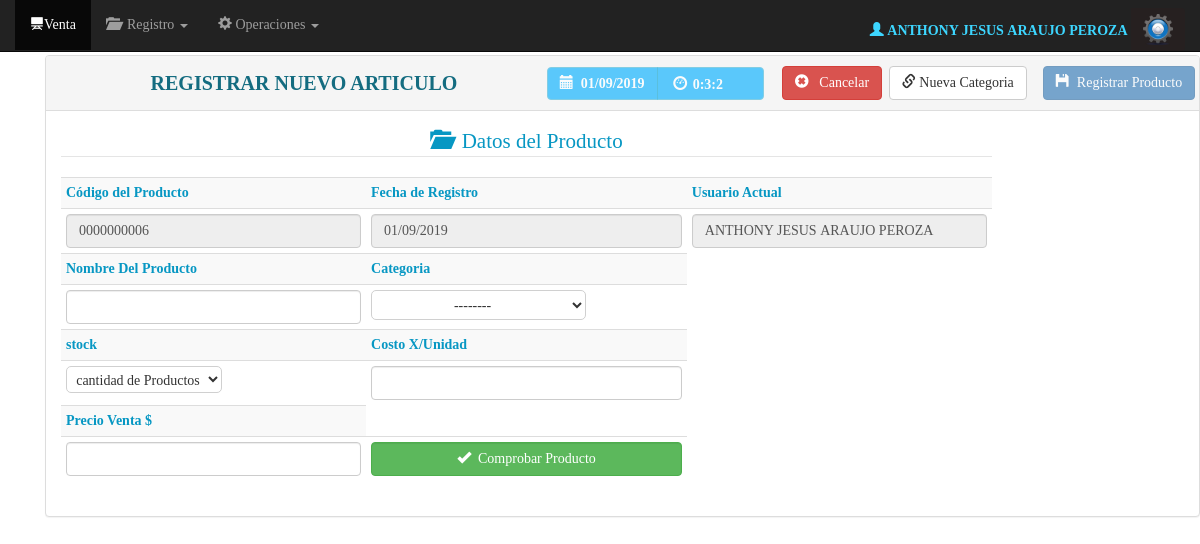
The page /vista/registro_producto.php (signed in) on the database its author committed.
### tables this page shows
CREATE TABLE `usuarios` (
  `id_usuario` int(11) NOT NULL,
  `id_empleado` int(11) NOT NULL,
  `usuario` varchar(50) NOT NULL,
  `clave` varchar(50) NOT NULL,
  `nivel` tinyint(1) NOT NULL DEFAULT '1'
);

CREATE TABLE `empleados` (
  `id_empleado` int(11) NOT NULL,
  `cedula` varchar(8) NOT NULL,
  `nombres` varchar(100) NOT NULL,
  `apellidos` varchar(100) NOT NULL,
  `fecha_nac` varchar(10) NOT NULL,
  `fecha_registro` varchar(10) NOT NULL,
  `cargo` varchar(50) NOT NULL,
  `edo_civil` varchar(30) NOT NULL,
  `grado_formacion` varchar(100) NOT NULL,
  `ocupacion` varchar(100) NOT NULL,
  `genero` char(1) NOT NULL,
  `status` varchar(10) NOT NULL DEFAULT 'activo',
  `nacionalidad` varchar(100) NOT NULL
);

### vista/registro_producto.php (the view, shortened to what this page needs)
<?php require_once'../seguridad/seguridad.php';
extract($_GET);
$modelo=new ModCon();
$conexion=$modelo->conectar();
 ?>
<!DOCTYPE html>
<html lang="en">
  <head>
    <link href="../Bootstrap/css/bootstrap.css" rel="stylesheet">
     <link href="../css/MyStyle.css" rel="stylesheet">
      <link rel="stylesheet" type="text/css" href="../css/calendario.css">
  </head>
  <body onload="mueveReloj()">
      <nav class="navbar navbar-inverse navbar-fixed-top" id="contenedornavbar">
      <div class="container-fluid">
        <div id="navbar" class="navbar-collapse collapse">
          <ul class="nav navbar-nav">
<?php include_once "menu.php"; ?>
          </ul>
<div class="btn-group navbar-form navbar-right" >
<?php
$log=$_SESSION['id'];
$user=$conexion->query("SELECT t1.id_usuario,t2.id_empleado, t2.nombres,t2.apellidos as apellidos
FROM usuarios t1
RIGHT Join empleados t2  ON t1.id_empleado=t2.id_empleado
WHERE t1.id_empleado='$log'");
$usr=$user->fetch_array();
 ?>
<label  id="log" class="navbar-left"><b><?php echo "<span class='glyphicon glyphicon-user' aria-hidden='true'></span>&nbsp;". $usr['nombres']."&nbsp;".$usr['apellidos']."&nbsp;";?></b></label>
  <button id="btnConfi" type="button" class="btn btn-default dropdown-toggle" data-toggle="dropdown" aria-expanded="false">
   <img src="../img/confi2.png" width="30" alt="">
  </button>
</div>
        </div>
      </div>
    </nav>
 <div id="panel" class="panel panel-default">
  <div class="panel-heading">
<table border="0" width="101%" align="center">
  <tr>
   <td><center> <b id="titulo_header"> REGISTRAR NUEVO ARTICULO</b></center>
   </td>
 <td width="235"> <div class="btn-group" role="group" aria-label="...">
  <button type="button" id="btnAzulCielo" disabled class="btn btn-info"><b><span class="glyphicon glyphicon-calendar" aria-hidden="true"></span>&nbsp;
  <?php $fecha=date("d/m/Y");
echo $fecha;
  ?></b></button>
  <button type="button" id="btnAzulCielo"disabled class="btn btn-info">
  <form name="form_reloj">
  &nbsp;<span class="glyphicon glyphicon-dashboard"></span>
<input type="text"disabled class="tamano"  id="reloj"name="reloj" size="10">
</form></button>
</div>
</td>
 <td width="107"> <a href="venta.php"class="btn btn-danger"> <span class="glyphicon glyphicon-remove-sign" aria-hidden="true"></span>&nbsp;&nbsp; Cancelar</a></td>
      <td width="154"><button type="button" data-toggle="modal" data-target="#nuevaCategoria"  id="btnFinVenta" class="btn btn-default"> <span class="glyphicon glyphicon-link" aria-hidden="true"></span>&nbsp;Nueva Categoria</button></td>
     <td width="150"> <button type="button"data-toggle="modal" disabled data-target="#FinalizarVenta"  id="btnRegistarPro" onclick="registrar_pro()" class="btn btn-primary"> <span class="glyphicon glyphicon-floppy-disk" aria-hidden="true"></span>&nbsp;&nbsp;Registrar Producto</button></td>
  </tr>
</table>
  </div>
  <div class="panel-body">
  <div class="container-fuid">
  <div class="row">
<div class="col-xs-10">
 <form action="../controlador/Controlador.php" id="form_registro_pro" name="form_registro_pro">
<center>
<fieldset>
  <legend id="titulo_pro"><span class="glyphicon glyphicon-folder-open" aria-hidden="true"></span>&nbsp;&nbsp;Datos del Producto</legend>
<table class="table table-striped table-condensed">
<tr>
  <th id="titulo_pro">Código del Producto</th>
  <th id="titulo_pro">Fecha de Registro</th>
  <th id="titulo_pro">Usuario Actual</th>
  </tr>
  <tr>
  <?php $sql=$conexion->query("SELECT max(codigo_pro)as codigo From productos ");
$codigo_pro=$sql->fetch_array();
$max=$codigo_pro['codigo']+1;
                    if ($max<10) {
                    $codigo="000000000".$max;
                   }else  if ($max<100) {
                    $codigo="00000000".$max;
                   }else if ($max<1000) {
                    $codigo="0000000".$max;
                   }else if ($max<10000) {
                    $codigo="000000".$max;
                   }else if ($max<100000) {
                    $codigo="00000".$max;
                   }else  if ($max<1000000) {
                    $codigo="0000".$max;
                   }else if ($max<10000000) {
                    $codigo="000".$max;
                   }else if ($max<100000000) {
                    $codigo="00".$max;
                   }else  if ($max<1000000000) {
                    $codigo="0".$max;
                   }else  if ($max<10000000000) {
                    $codigo="0".$max;
                   }
  ?>
    <td><input type="text" disabled  id="codigo_pro" value="<?php echo $codigo ?>"class="form-control" ></td>
  <td><input type="text" disabled name="fecha_registro"  value="<?php echo $fecha; ?>"  class="form-control"></td>
    <td><input type="text"disabled value="<?php echo $usr['nombres'].'&nbsp;'.$usr['apellidos'] ?>"  class="form-control"></td>
  </tr>
<tr>
  <th id="titulo_pro">Nombre Del Producto</th>
  <th id="titulo_pro">Categoria</th>
  </tr>
  <tr>
    <td><input type="text" maxlength="35" name="nombre_producto" id="nombre_producto" class="form-control" onkeyup="this.value=this.value.toUpperCase()"></td>
    <td><select name="categoria" id="categoria">
        <option value="">--------</option>
  </tr>
  <tr>
   <th id="titulo_pro"><b>stock</b></th>
<th id="titulo_pro">Costo X/Unidad</th>
  </tr>
<tr> </select></td>
    <td><select  name="cant" id="cantidad"  title="debes seleccionar una opcion con respecto al inventario" >
      <option value="">cantidad de Productos</option>
     </select></td>
    <td><input type="text" maxlength="35" name="costo_pro" id="costo_pro" class="form-control" ></td>
     </tr>
  <tr>
  <th id="titulo_pro">Precio Venta $</th>
  </tr>
  <tr>
     <td><input type="text" maxlength="35" name="precio_pro" id="precio_pro" class="form-control" ></td>
  <td><button type="button" onclick="validar_producto()" class="form-control btn btn-success" ><span class="glyphicon glyphicon-ok" aria-hidden="true"></span>&nbsp;&nbsp;Comprobar Producto</button></td> </form>  </tr>
  </div>
  <div class="col-xs-2 ">
  </div>
</div>
</div>
  </div>
</div>
</body>
</html>

### css/MyStyle.css (style rules this page uses)
body { font-family: "Ubuntu"; }
#log { color: #3DD6FF; line-height: 45px; font-family: "Ubuntu"; font-weight: bold; }
#btnAzulCielo { background: #08B1FF; text-align: left; font-weight: bold; height: 33px; }
.tamano { width: 60px; }
#categoria { width: 215px; height: 30px; }
#reloj { border: 0px; height: 22px; background: transparent; }
select { padding: 5px; height: 27px; text-align: center; border: 1px solid #d0d0d0; border-radius: 5px; background: #fff; font-weight: normal;; }
#titulo_pro { color: #0797C3; }
#titulo_header { font-size: 20px; color: #146C80; text-align: center; }

### rows shown on the page
usuarios: id_empleado.nombres "ANTHONY JESUS", id_empleado.apellidos "ARAUJO PEROZA", id_empleado.apellidos "ANTHONY JESUS ARAUJO PEROZA"
